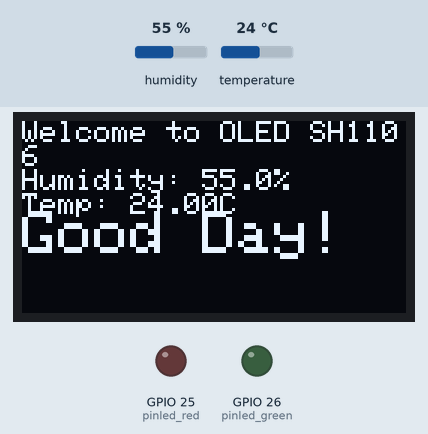
Recording of a sketch running on a simulated ESP32. Parts: 128×64 one-colour display, output pins drawn as LEDs (lit = HIGH). The test bench sets the inputs (shaded band); at power-on: humidity 55 %, temperature 24 °C.

Above: at 1.5 s.
1.6 s: humidity set to 64 %
At 2.8 s:
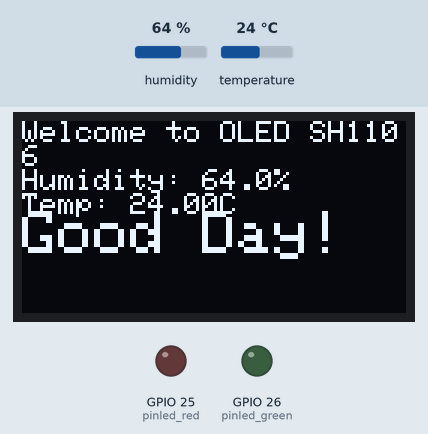
4.3 s: humidity set to 67 %
At 7.2 s:
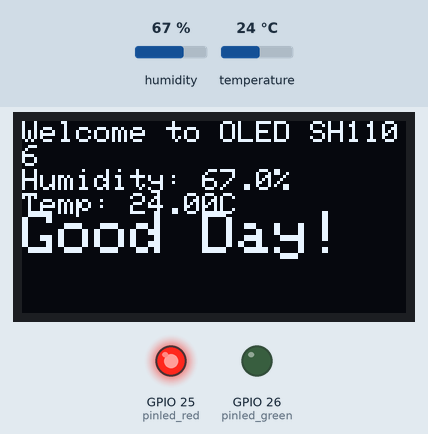
7.9 s: temperature set to 27.3 °C
At 8.9 s:
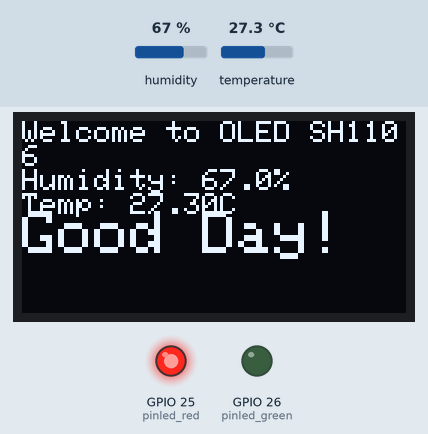
10.6 s: temperature set to 28.4 °C
At 14.9 s:
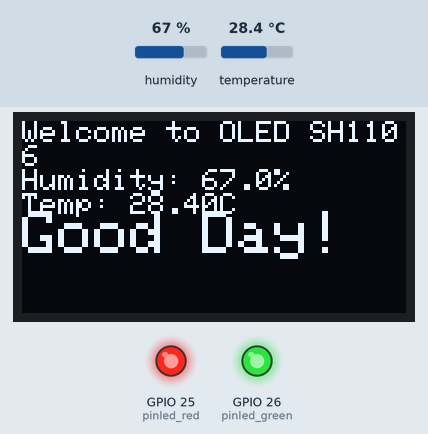
16.0 s: humidity set to 22 %
At 19.4 s:
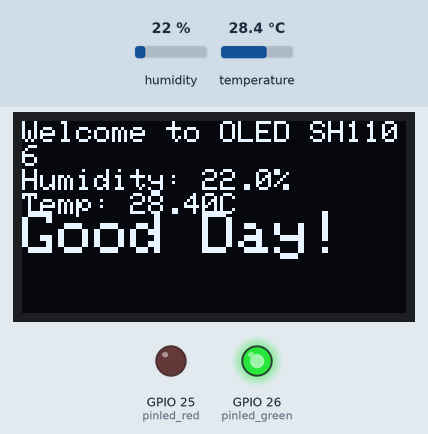
Timing chart, 0 to 20.9 s (numbered marks = the images above; inputs shaded):
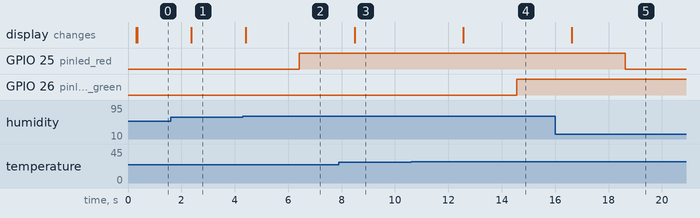

The sketch:

IoT-LAB3.ino
```cpp
#include <SPI.h>
#include <Wire.h>
#include <Adafruit_GFX.h>
#include <Adafruit_SH110X.h>
#include "DHTesp.h"

int DHT_PIN = 15;
int pinled_red = 25;
int pinled_green = 26;

unsigned long interval = 5000;
unsigned long previousMillis = 0;

DHTesp dhtSensor;

/* Uncomment the initialize the I2C address , uncomment only one, If you get a totally blank screen try the other*/
#define i2c_Address 0x3c //initialize with the I2C addr 0x3C Typically eBay OLED's
//#define i2c_Address 0x3d //initialize with the I2C addr 0x3D Typically Adafruit OLED's

#define SCREEN_WIDTH 128 // OLED display width, in pixels
#define SCREEN_HEIGHT 64 // OLED display height, in pixels
#define OLED_RESET -1   //   QT-PY / XIAO
Adafruit_SH1106G oled = Adafruit_SH1106G(SCREEN_WIDTH, SCREEN_HEIGHT, &Wire, OLED_RESET);

void setup() {
  // put your setup code here, to run once:
  Serial.begin(115200);
  delay(250); // wait for the OLED to power up
  dhtSensor.setup(DHT_PIN, DHTesp::DHT22);

  // initialize OLED display with address 0x3C for 128x64
  if (!oled.begin(i2c_Address, true)) {
    Serial.println(F("SH1106G allocation failed"));
    while (true);
    delay(2000);         // wait for initializing
  }

  oled.clearDisplay();          // clear display
  oled.setTextSize(1);          // text size
  oled.setTextColor(SH110X_WHITE);     // text color
  oled.setCursor(0, 10);
  oled.println("Hello, OLED !.");
  oled.display();

  Serial.begin(115200);
  pinMode(pinled_red, OUTPUT);
  pinMode(pinled_green, OUTPUT);


}

void loop() {
  // put your main code here, to run repeatedly:
  oled.clearDisplay();
  oled.setTextSize(1);
  oled.setTextColor(SH110X_WHITE);
  oled.setCursor(0, 0);
  oled.println("Welcome to OLED SH1106");
  TempAndHumidity data = dhtSensor.getTempAndHumidity();
  oled.println("Humidity: " + String(data.humidity, 1) + "%");
  oled.println("Temp: " + String(data.temperature, 2) + "C");

  oled.setTextSize(2);
  oled.setCursor(0, 30);
  oled.println("Good Day!");
  oled.display();
  delay(2000);

  if(data.temperature>28){
    digitalWrite(pinled_green, HIGH);
  }else{
    digitalWrite(pinled_green, LOW);
  }

  if(data.humidity>65){
    digitalWrite(pinled_red, HIGH);
  }else{
    digitalWrite(pinled_red, LOW);
  }


}
```

Measured:
- the behaviour switches between 65 and 66 % on humidity (found by bisection; images 1 and 2)
- the behaviour switches between 28 and 28.1 °C on temperature (found by bisection; images 3 and 4)
- after the input at 1.6 s, the display: changes after 0.78 s (image 1)
- after the input at 4.3 s, GPIO 25 (pinled_red): LOW → HIGH after 2.1 s; the display: changes after 0.11 s (image 2)
- after the input at 7.9 s, the display: changes after 0.58 s (image 3)
- after the input at 10.6 s, GPIO 26 (pinled_green): LOW → HIGH after 4.0 s; the display: changes after 2.0 s (image 4)
- after the input at 16.0 s, GPIO 25 (pinled_red): HIGH → LOW after 2.6 s; the display: changes after 0.63 s (image 5)
